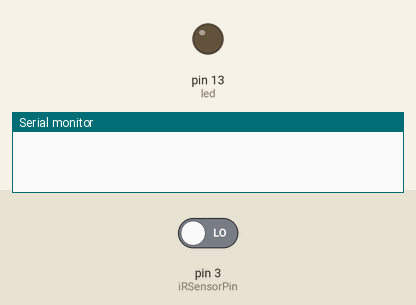
Simulated run of this sketch. Board: Arduino Uno, built with avr-gcc and run on an emulated ATmega328P. On the bench: output pins drawn as LEDs (lit = HIGH), the last lines printed to the serial monitor. Inputs (shaded band) come from the test bench; at power-on: pin 3 (iRSensorPin) LOW.

Above: at 1.2 s.
1.3 s: pin 3 (iRSensorPin) driven HIGH
At 2.5 s:
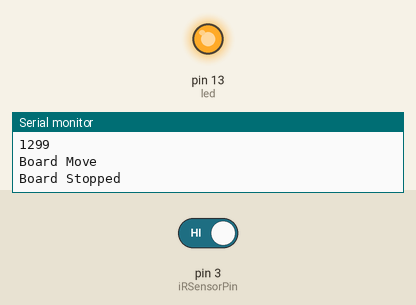
2.8 s: pin 3 (iRSensorPin) driven LOW
At 3.7 s:
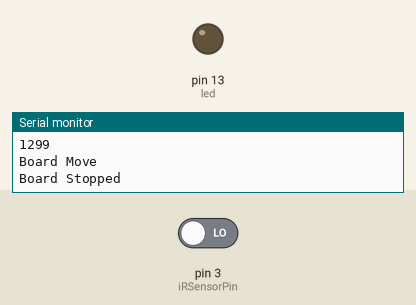
Timing chart, 0 to 5.8 s (numbered marks = the images above; inputs shaded):
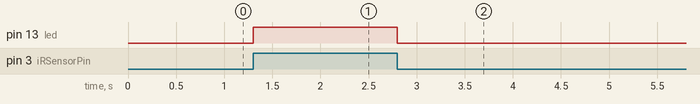

The sketch:

IRsensor.ino
```cpp
#include <SoftwareSerial.h>
const char playWheelMusic = 'p';
const char stopWheelMusic = 's';

int rx = 10;
int tx = 11;
int led=13;
int iRSensorPin=3;
int IRVal;
bool isBlack;
unsigned long time, duration;
bool isMoving;
SoftwareSerial Bluetooth(rx,tx);//定義PIN10及PIN11分別為RX及TX腳位

void setup()
{
  Serial.begin(9600);
  Bluetooth.begin(115200);  //Baud Rate: 9600
  pinMode(led,OUTPUT);
  pinMode(iRSensorPin,INPUT);
  time = millis();
  isBlack = false;
  isMoving = false;
}

void loop()
{
  IRVal=digitalRead(iRSensorPin);

  //HIGH: white
  //LOW: black
  if(IRVal==HIGH && isBlack){  //first seen white
    digitalWrite(led,HIGH);
    duration = millis()-time;
    Serial.println(duration);
    time = millis();
    isBlack = false;
    if(!isMoving){
      Serial.println("Board Move");
      Bluetooth.write(playWheelMusic);
      isMoving = true;
    }


  }
  else if(IRVal==LOW) {  //isBlack
    digitalWrite(led,LOW);
    isBlack = true;
  }
  if(millis()-time>1000 && isMoving){
      Serial.println("Board Stopped");
      Bluetooth.write(stopWheelMusic);
      isMoving = false;
  }
}
```

Measured:
- after the input at 1.3 s, pin 13 (led): LOW → HIGH at once
- after the input at 2.8 s, pin 13 (led): HIGH → LOW at once
